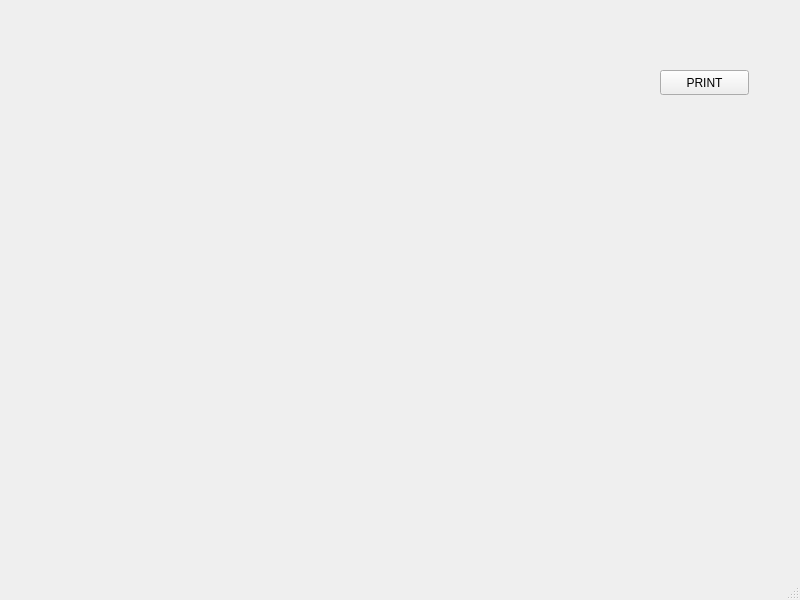
<?xml version="1.0" encoding="UTF-8"?>
<ui version="4.0">
 <class>MainWindow</class>
 <widget class="QMainWindow" name="MainWindow">
  <property name="geometry">
   <rect>
    <x>0</x>
    <y>0</y>
    <width>800</width>
    <height>600</height>
   </rect>
  </property>
  <property name="windowTitle">
   <string>MainWindow</string>
  </property>
  <widget class="QWidget" name="centralwidget">
   <widget class="QPushButton" name="pushButton">
    <property name="geometry">
     <rect>
      <x>660</x>
      <y>70</y>
      <width>89</width>
      <height>25</height>
     </rect>
    </property>
    <property name="text">
     <string>PRINT</string>
    </property>
   </widget>
  </widget>
  <widget class="QMenuBar" name="menubar">
   <property name="geometry">
    <rect>
     <x>0</x>
     <y>0</y>
     <width>800</width>
     <height>22</height>
    </rect>
   </property>
  </widget>
  <widget class="QStatusBar" name="statusbar"/>
 </widget>
 <resources/>
 <connections/>
</ui>
